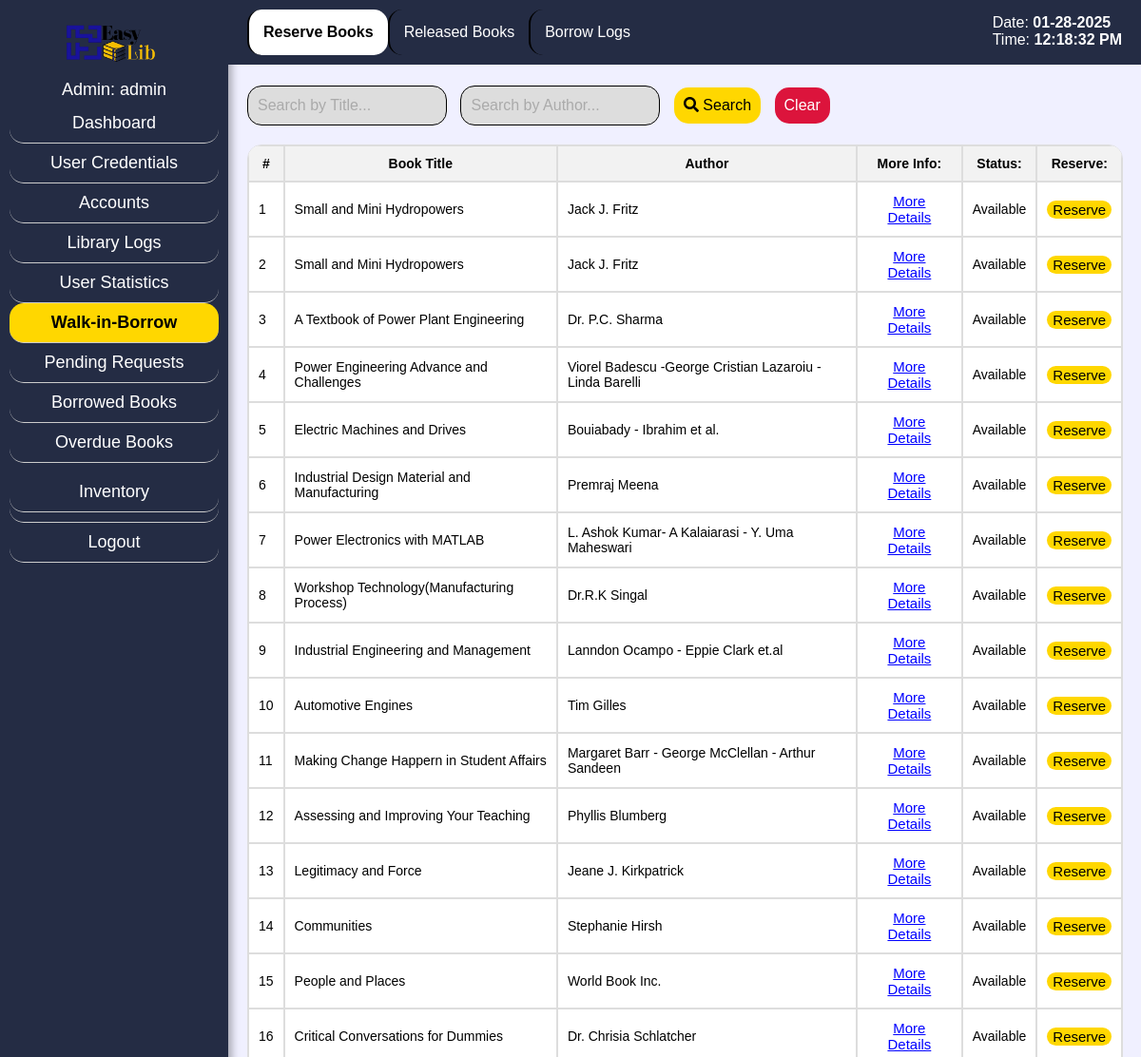
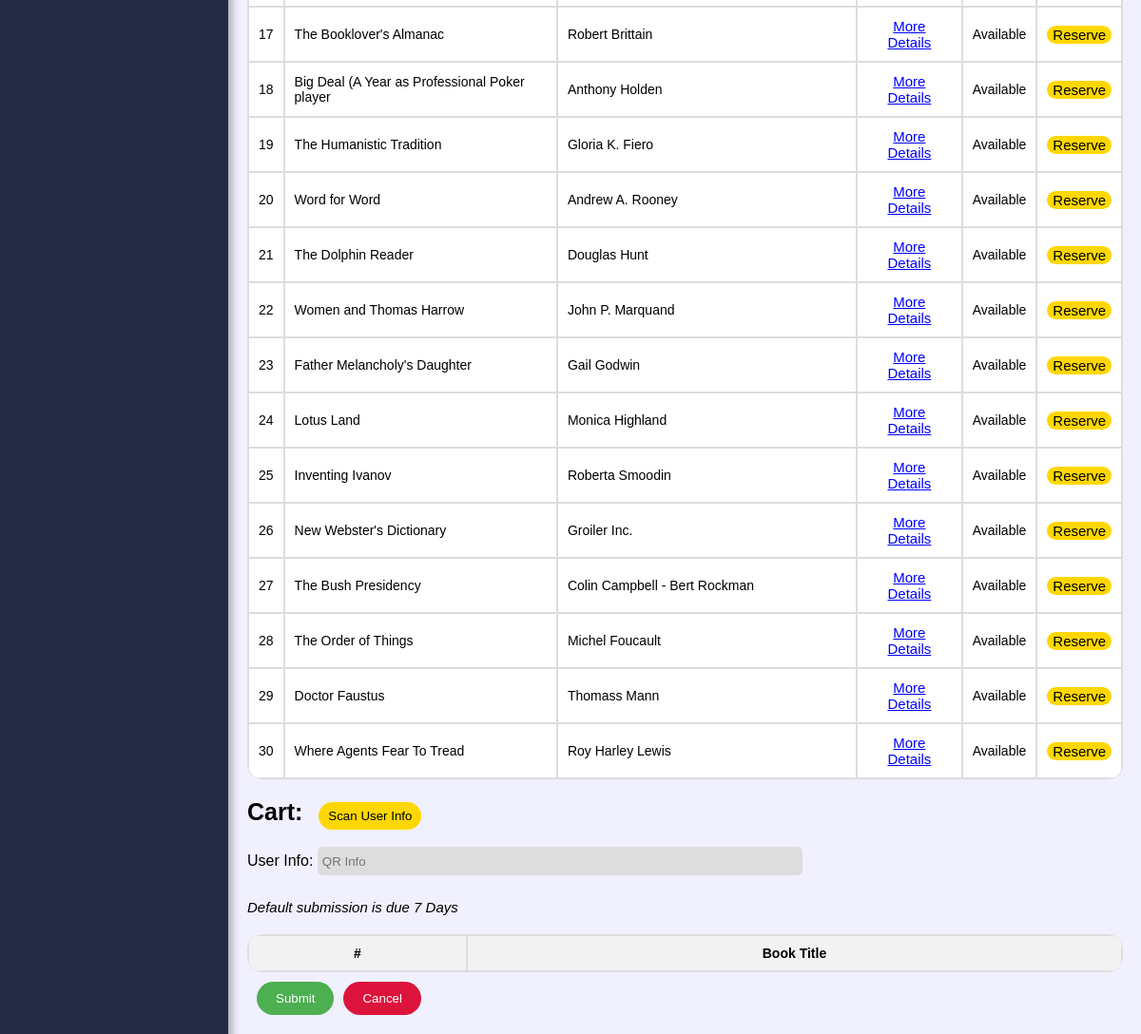
The app's page /admin_wres.php?aid=1 with its own data (2 pictures, top to bottom).
### tables this page shows
CREATE TABLE `inventory` (
  `bid` int(9) NOT NULL,
  `title` varchar(99) NOT NULL,
  `author` varchar(99) NOT NULL,
  `year` varchar(99) NOT NULL,
  `genre` varchar(255) NOT NULL,
  `dew_num` varchar(99) NOT NULL,
  `ISBN` varchar(99) NOT NULL,
  `shlf_num` varchar(99) NOT NULL,
  `cndtn` varchar(99) NOT NULL,
  `add_info` varchar(500) NOT NULL,
  `status` varchar(255) NOT NULL,
  `added_by` varchar(99) NOT NULL,
  `publisher` varchar(255) NOT NULL,
  `edition` varchar(50) NOT NULL,
  `language` varchar(50) NOT NULL,
  `physical_description` text NOT NULL,
  `series_title` varchar(255) NOT NULL,
  `subject_keywords` text NOT NULL,
  `accession_number` varchar(50) NOT NULL,
  `barcode` varchar(50) NOT NULL,
  `acquisition_date` date NOT NULL,
  `location` varchar(255) NOT NULL,
  `cataloging_notes` text NOT NULL
);

### admin_wres.php (the view, shortened to what this page needs)
<?php
include 'config.php';
if(isset($_GET['aid'])) {
    $aid = $_GET['aid'];
    $query = "SELECT username FROM admin WHERE aid = ?";
    $stmt = $mysqli->prepare($query);
    $stmt->bind_param("i", $aid);
    $stmt->execute();
    $result = $stmt->get_result();
    if ($result && $result->num_rows > 0) {
        $admin = $result->fetch_assoc();
        $admin_username = $admin['username'];
        $admin_username_display = $admin_username;
    } else {
        $admin_username_display = "Username";
    }
}
$query = "SELECT * FROM inventory";
$result = $mysqli->query($query);
?>
<!DOCTYPE html>
<html lang="en">
<head>
    <link rel="stylesheet" href="css/admin_srch.css">
    <link rel="stylesheet" href="https://cdn.jsdelivr.net/npm/sweetalert2@11/dist/sweetalert2.min.css">
    <link rel="stylesheet" href="https://cdnjs.cloudflare.com/ajax/libs/font-awesome/5.15.4/css/all.min.css">
</head>
<body class="bg">
<div class="sidebar">
    <span style="margin-left: 25%;"><img src="css/pics/logop.png" alt="Logo" class="logo"></span>
        <?php
        if(isset($admin_username_display)) {
            echo '<div class="hell">Admin: ' . $admin_username_display . '</span></div>';
        } else {
            echo '<div>Admin: <br>Username</div>';
        }
        ?>
        <a href="admin_dash.php<?php if(isset($aid)) echo '?aid=' . $aid; ?>" class="sidebar-item">Dashboard</a>
        <a href="admin_pf.php<?php if(isset($aid)) echo '?aid=' . $aid; ?>" class="sidebar-item">User Credentials</a>
        <a href="admin_srch.php<?php if(isset($aid)) echo '?aid=' . $aid; ?>" class="sidebar-item">Accounts</a>
        <a href="admin_attd.php<?php if(isset($aid)) echo '?aid=' . $aid; ?>" class="sidebar-item">Library Logs</a>
        <a href="admin_stat.php<?php if (isset($aid)) echo '?aid=' . $aid; ?>" class="sidebar-item">User Statistics</a>
        <a href="admin_wres.php<?php if(isset($aid)) echo '?aid=' . $aid; ?>" class="sidebar-item active">Walk-in-Borrow</a>
        <a href="admin_preq.php<?php if(isset($aid)) echo '?aid=' . $aid; ?>" class="sidebar-item">Pending Requests</a>
        <a href="admin_brel.php<?php if(isset($aid)) echo '?aid=' . $aid; ?>" class="sidebar-item">Borrowed Books</a>
        <a href="admin_ob.php<?php if(isset($aid)) echo '?aid=' . $aid; ?>" class="sidebar-item">Overdue Books</a>
        <div class="sidebar-item dropdown">
            <a href="#" class="dropdown-link" onmouseover="toggleDropdown(event)">Inventory</a>
        </div>
        <a href="login.php" class="sidebar-item logout-btn">Logout</a>
    </div>
    <div class="content">
    <nav class="secondary-navbar">
            <a href="admin_wres.php<?php if(isset($aid)) echo '?aid=' . $aid; ?>" class="secondary-navbar-item active">Reserve Books</a>
            <a href="admin_wrel.php<?php if(isset($aid)) echo '?aid=' . $aid; ?>" class="secondary-navbar-item">Released Books</a>
            <a href="admin_wlogs.php<?php if(isset($aid)) echo '?aid=' . $aid; ?>" class="secondary-navbar-item">Borrow Logs</a>
        </nav>
    </div>
    <div class="fixed-date-time">
        <p>Date: <span id="current-date"><?php echo date("m-d-Y"); ?></span></p>
        <p>Time: <span id="current-time"></span></p>
    </div>
    <div class="content-container">
    <div class="search-bar">
    <input type="text" id="titleInput" placeholder="Search by Title...">
    <input type="text" id="authorInput" placeholder="Search by Author...">
    <button type="button" id="searchButton"><i class="fas fa-search"></i> Search</button>
    <button type="button" id="cancelSearchButton" style="background-color:crimson; color:white;">Clear</button>
    </div>
        <table>
            <thead>
                <tr>
                    <th>#</th>
                    <th>Book Title</th>
                    <th>Author</th>
                    <th>More Info:</th>
                    <th>Status:</th>
                    <th>Reserve:</th>
                </tr>
            </thead>
            <tbody>
                <?php
                if ($result && $result->num_rows > 0) {
                    $counter = 1;
                    while($row = $result->fetch_assoc()) {
                        echo "<tr>";
                        echo "<td>" . $counter++ . "</td>";
                        echo "<td>" . $row["title"] . "</td>";
                        echo "<td>" . $row["author"] . "</td>";
                        echo "<td style='text-align:center;'><button class='more-info-btn' data-bid='" . $row["bid"] . "'>More Details</button></td>";
                        echo "<td style='text-align:center;' class='status-cell'>" . $row["status"] . "</td>";
                        echo "<td style='text-align:center;'><button class='reserve-btn'>Reserve</button></td>";
                        echo "</tr>";
                    }
                } else {
                    echo "<tr><td colspan='5'>No books found in inventory.</td></tr>";
                }
                ?>
            </tbody>
        </table>
        <div class="cart-header">Cart: <button class="scan-button">Scan User Info</button></div><br>
        <label for="qr-info">User Info:</label>
        <input type="text" id="qr-info" name="qr-info" placeholder="QR Info" required readonly style="background-color:#ddd;"><br>
        <p style="font-size: 15px;"><i> Default submission is due 7 Days</i></p>
        <table id="selected-books-table" style="margin-top: 20px;">
            <thead>
                <tr>
                    <th>#</th>
                    <th>Book Title</th>
                </tr>
            </thead>
        </table>
        <div class="cart-content">
        <form id="reserveForm" action="<?php echo htmlspecialchars($_SERVER["PHP_SELF"]); ?><?php if(isset($aid)) echo '?aid=' . $aid; ?>" method="post">
            <button type="submit" name="reserve_submit">Submit</button>
        </form>
            <button type="button" id="cancelButton">Cancel</button>
        </div>
    </div>
</body>
</html>

### css/admin_srch.css (style rules this page uses)
.bg { margin: 0; padding: 0; font-family: Century Gothic,CenturyGothic,AppleGothic,sans-serif; background-color: #F0F0FF; }
.logo { height: 50px; width: auto; }
.sidebar { background-color: #242c44; width: 220px; padding: 20px 10px 20px 10px; height: 100%; font-size: 18px; position: fixed; top: 0; color: white; box-shadow: 4px 0 8px rgba(0, 0, 0, 0.3); }
.sidebar-item { padding: 10px 0; border-bottom: 1px solid #ccc; text-decoration: none; color: white; display: block; text-align: center; border-radius: 15px; }
.sidebar-item.active { background-color: gold; color: black; font-weight: bold; display: block; padding: 10px 0; }
.logout-btn { margin-top: auto; padding: 10px 0; text-decoration: none; color: white; display: block; text-align: center; border-radius: 15px; }
.secondary-navbar { background-color: #242c44; padding: 10px 20px; display: block; float: left; align-items: center; margin-left: 240px; position: fixed; width: 100%; position: fixed; top: 0; z-index: 1000; }
.secondary-navbar-item { padding: 15px; text-decoration: none; color: white; display: block; border-left: 2px solid black; float: left; text-align: center; border-radius: 15px; }
.secondary-navbar-item.active { background-color: white; color: black; font-weight: bold; }
.content-container { margin-top: 70px; margin-left: 240px; padding-left: 20px; overflow-y: auto; height: calc(100% - 70px); padding-bottom: 20px; }
.search-bar { margin-top: 20px; margin-bottom: 20px; }
.search-bar input[type="text"], .search-bar input[type="number"], .search-bar select, .search-bar button[type="submit"], .search-bar button[type="button"] { padding: 10px; font-size: 16px; border: 1px solid black; display: inline-block; margin-right: 10px; background-color: #ddd; }
.search-bar input[type="text"] { width: 20%; border-radius: 15px; }
.search-bar input[type="text"]::placeholder { color: #aaa; }
.search-bar button[type="button"] { background-color: gold; color: black; cursor: pointer; border-radius: 15px; border: none; }
table { width: 98%; margin-top: -10px; font-size: 14px; border-spacing: 0; border-radius: 15px; overflow: hidden; border: 1px solid #ddd; }
table tr { color: black; background-color: white; }
table th, table td { padding: 10px; border: 1px solid #ddd; text-align: left; }
table th { background-color: #f2f2f2; text-align: center; }
.fixed-date-time { position: fixed; top: 15px; right: 20px; color: white; font-size: 16px; z-index: 1000; }
.fixed-date-time p { margin: 0; padding: 0; }
.fixed-date-time span { font-weight: bold; }
.cart-header { font-weight: bold; margin-top: 20px; font-size: 25px; }
.cart-content { display: flex; align-items: flex-start; margin-top: 10px; }
.cart-content button { background-color: #4CAF50; color: white; border: none; padding: 10px 20px; cursor: pointer; margin-left: 10px; border-radius: 20px; }
#cancelButton { background-color: crimson; color: white; }
.scan-button { background-color: gold; color: black; border: none; padding: 7px 10px; cursor: pointer; margin-left: 10px; border-radius: 20px; }
input[type="number"], input[type="text"] { width: 500px; height: 20px; padding: 5px; border: none; border-radius: 5px; margin-bottom: 10px; background-color: white; color: black; }
.reserve-btn { background-color: gold; color: black; border-radius: 50px; border: 1px red; cursor: pointer; font-size: 15px; }
.more-info-btn { color: blue; cursor: pointer; font-size: 15px; background: none; border: none; text-decoration: underline; }
.dropdown-link { padding: 10px 0; border-bottom: 1px solid #ccc; text-decoration: none; color: white; display: block; text-align: center; border-radius: 15px; }
.hell { text-align: center; margin-bottom: 2%; margin-top: 4%; }

### records on screen
inventory: title "Small and Mini Hydropowers", author "Jack J. Fritz", status "Available"
inventory: title "Small and Mini Hydropowers", author "Jack J. Fritz", status "Available"
inventory: title "A Textbook of Power Plant Engineering", author "Dr. P.C. Sharma", status "Available"
inventory: title "Power Engineering Advance and Challenges", author "Viorel Badescu -George Cristian Lazaroiu - Linda Barelli", status "Available"
inventory: title "Electric Machines and Drives", author "Bouiabady - Ibrahim et al.", status "Available"
inventory: title "Industrial Design Material and Manufacturing", author "Premraj Meena", status "Available"
inventory: title "Power Electronics with MATLAB", author "L. Ashok Kumar- A Kalaiarasi - Y. Uma Maheswari", status "Available"
inventory: title "Workshop Technology(Manufacturing Process)", author "Dr.R.K Singal", status "Available"
inventory: title "Industrial Engineering and Management", author "Lanndon Ocampo - Eppie Clark et.al", status "Available"
inventory: title "Automotive Engines", author "Tim Gilles", status "Available"
inventory: title "Making Change Happern in Student Affairs", author "Margaret Barr - George McClellan - Arthur Sandeen", status "Available"
inventory: title "Assessing and Improving Your Teaching", author "Phyllis Blumberg", status "Available"
inventory: title "Legitimacy and Force", author "Jeane J. Kirkpatrick", status "Available"
inventory: title "Communities", author "Stephanie Hirsh", status "Available"
inventory: title "People and Places", author "World Book Inc.", status "Available"
inventory: title "Critical Conversations for Dummies", author "Dr. Chrisia Schlatcher", status "Available"
inventory: title "The Booklover's Almanac", author "Robert Brittain", status "Available"
inventory: title "Big Deal (A Year as Professional Poker player", author "Anthony Holden", status "Available"
inventory: title "The Humanistic Tradition", author "Gloria K. Fiero", status "Available"
inventory: title "Word for Word", author "Andrew A. Rooney", status "Available"
inventory: title "The Dolphin Reader", author "Douglas Hunt", status "Available"
inventory: title "Women and Thomas Harrow", author "John P. Marquand", status "Available"
inventory: title "Father Melancholy's Daughter", author "Gail Godwin", status "Available"
inventory: title "Lotus Land", author "Monica Highland", status "Available"
inventory: title "Inventing Ivanov", author "Roberta Smoodin", status "Available"
inventory: title "New Webster's Dictionary", author "Groiler Inc.", status "Available"
inventory: title "The Bush Presidency", author "Colin Campbell - Bert Rockman", status "Available"
inventory: title "The Order of Things", author "Michel Foucault", status "Available"
inventory: title "Doctor Faustus", author "Thomass Mann", status "Available"
inventory: title "Where Agents Fear To Tread", author "Roy Harley Lewis", status "Available"

### other values on screen
$admin_username_display "admin"
